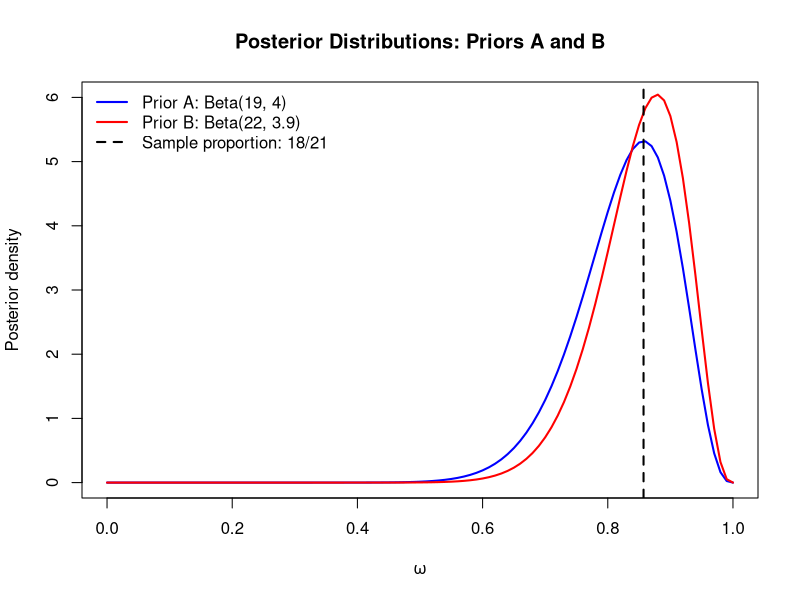

The R script that drew this image:
# Plot posterior densities
curve(dbeta(x, shape1 = 19, shape2 = 4),
      from = 0, to = 1,
      col = "blue", lwd = 2, ylim = c(0, 6),
      xlab = expression(omega),
      ylab = "Posterior density",
      main = "Posterior Distributions: Priors A and B")

curve(dbeta(x, shape1 = 22, shape2 = 3.9),
      add = TRUE, col = "red", lwd = 2)

# Mark the observed success proportion
abline(v = 18 / 21, col = "black", lty = 2, lwd = 2)

legend("topleft",
       legend = c("Prior A: Beta(19, 4)",
                  "Prior B: Beta(22, 3.9)",
                  "Sample proportion: 18/21"),
       col = c("blue", "red", "black"),
       lty = c(1, 1, 2), lwd = 2, bty = "n")
